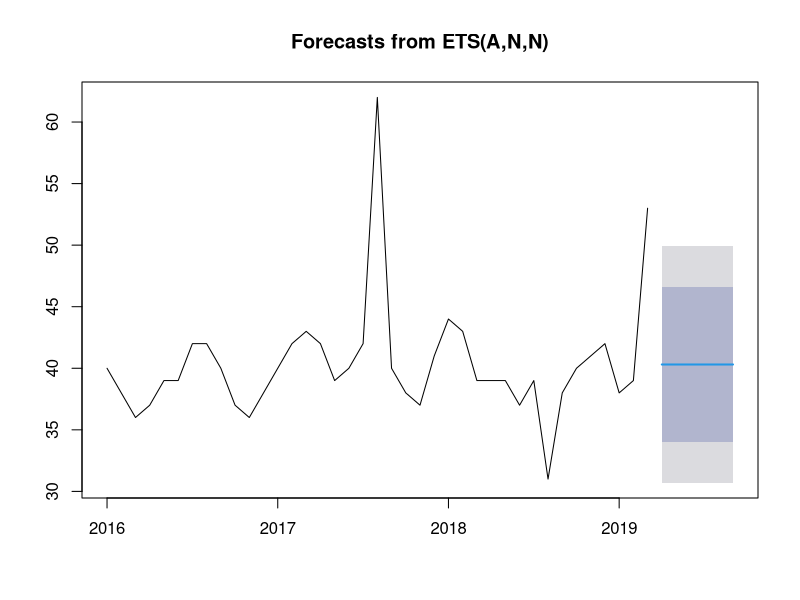
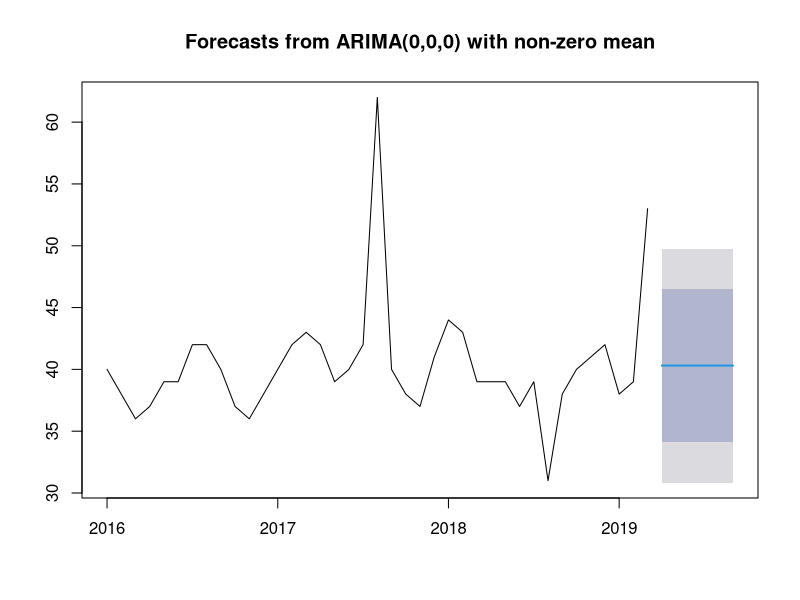

These figures' R source, in order:
rm(list=ls())

sales <- c(40,38,36,37,39,39,42,42,40,37,36,38,
           40,42,43,42,39,40,42,62,40,38,37,41,
           44,43,39,39,39,37,39,31,38,40,41,42,
           38,39,53)
TS_sales <- ts(sales, start = c(2016,1), frequency = 12)

library(forecast)

sales_model1 = ets(TS_sales)
sales_model2 = auto.arima(TS_sales)
sales_ets = forecast(sales_model1, h=6)
sales_arima = forecast(sales_model2, h=6)
sales_ets
sales_arima
plot(sales_ets)
plot(sales_arima)